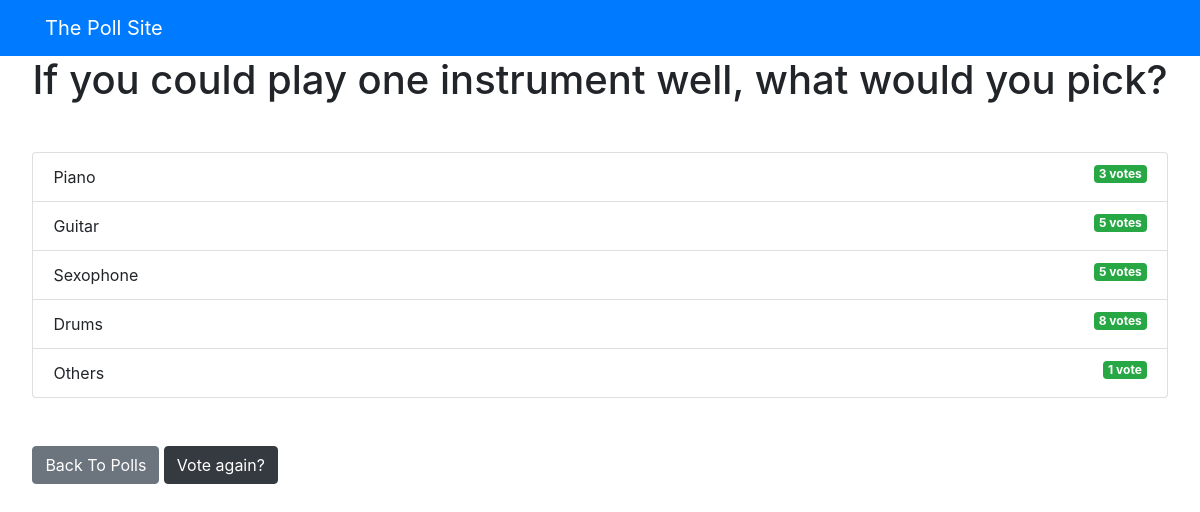
The app's page /polls/2/results/ with its own data.
### polls/models.py (models this page shows, shortened)
class Question(models.Model):
    question_text=models.CharField(max_length=200)
    pub_date=models.DateTimeField("date published")

class Choice(models.Model):
    question=models.ForeignKey(Question,on_delete=models.CASCADE)
    choice_text=models.CharField(max_length=200)
    votes=models.IntegerField(default=0)

### polls/views.py (the view)
# urls.py: path("<int:pk>/results/", views.ResultsView.as_view(), name="results"),
class ResultsView(generic.DetailView):
    model = Question
    template_name = "polls/results.html"

### templates/polls/results.html
{% extends 'base.html' %}
{% block content %}
<h1 class ="mb-5 text-center">{{ question.question_text }}</h1>
<ul class ="list-group mb-5">
	{% for choice in question.choice_set.all %}
	<li class ="list-group-item">
		{{ choice.choice_text }} <span class ="badge badge-success float-right">{{ choice.votes }}
			vote{{ choice.votes | pluralize }}</span>
	</li>
	{% endfor %}
</ul>
<a class ="btn btn-secondary" href ="{% url 'polls:index' %}">Back To Polls</a>
<a class ="btn btn-dark" href ="{% url 'polls:detail' question.id %}">Vote again?</a>
{% endblock %}

### templates/base.html (shortened to what this page needs)
<html lang ="en">
<head>
	<link rel ="stylesheet"
	href ="https://stackpath.bootstrapcdn.com/bootstrap/4.4.1/css/bootstrap.min.css"
>
</head>
<body>
	{% include 'partials/_navbar.html'%}
	<div class ="container">
		<div class ="row">
			<div class =".col-md-3 m-auto">
				{% block content %}{% endblock %}
			</div>
		</div>
	</div>
</body>
</html>

### templates/partials/_navbar.html
<nav class="navbar navbar-dark bg-primary md-">
    <div class="container">
    <a class="navbar-brand" href="/"> The Poll Site</a>
    </div>
</nav>

### records on screen
Question: question_text "If you could play one instrument well, what would you pick?"
Choice: choice_text "Piano", votes "3", votes|pluralize "s"
Choice: choice_text "Guitar", votes "5", votes|pluralize "s"
Choice: choice_text "Sexophone", votes "5", votes|pluralize "s"
Choice: choice_text "Drums", votes "8", votes|pluralize "s"
Choice: choice_text "Others", votes "1"
